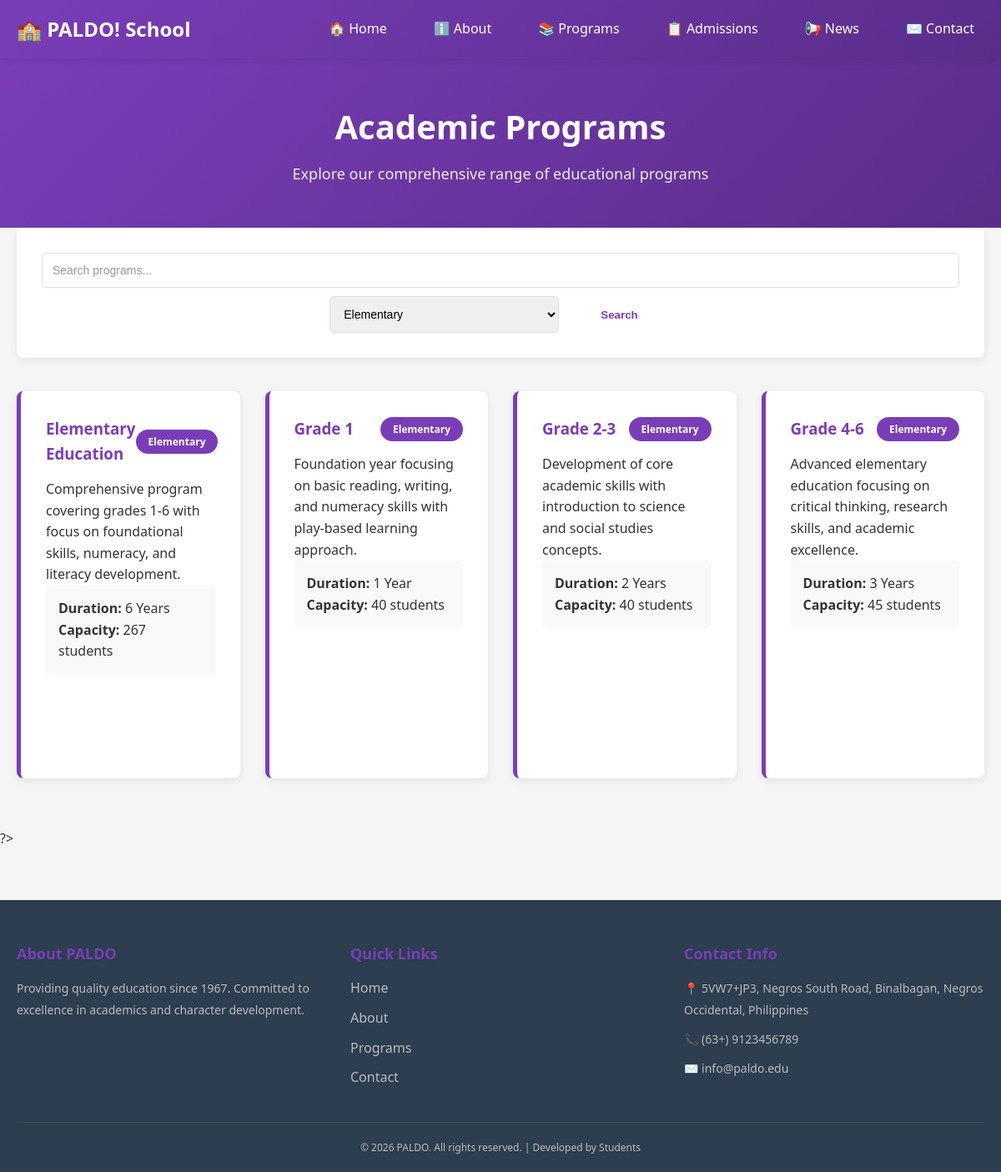
/programs.php?filter=Elementary, run on the app's committed database.
### tables this page shows
CREATE TABLE `programs` (
  `id` int(11) NOT NULL,
  `name` varchar(150) NOT NULL,
  `description` text DEFAULT NULL,
  `duration` varchar(50) DEFAULT NULL,
  `level` varchar(50) DEFAULT NULL,
  `created_at` timestamp NOT NULL DEFAULT current_timestamp(),
  `capacity` int(50) NOT NULL
);

### programs.php (the view, shortened to what this page needs)
<?php
include 'includes/db_connect.php';
$search = isset($_GET['search']) ? $_GET['search'] : '';
$filter = isset($_GET['filter']) ? $_GET['filter'] : '';
$query = "SELECT * FROM programs WHERE 1=1";
if (!empty($filter)) {
    $filter_safe = $conn->real_escape_string($filter);
    $query .= " AND level = '$filter_safe'";
}
$result = $conn->query($query);
?>
<!DOCTYPE html>
<html>
<head>
    <link rel="stylesheet" href="css/style.css">
</head>
<body>
<?php include 'includes/navbar.php'; ?>
<section class="page-header">
    <div class="container">
        <h1>Academic Programs</h1>
        <p>Explore our comprehensive range of educational programs</p>
    </div>
</section>
<div class="container">
<section class="search-section">
    <form method="GET" class="search-form">
        <input type="text" name="search" placeholder="Search programs..." value="<?php echo htmlspecialchars($search); ?>" class="inp">
        <select name="filter" class="inp" style="width: 25%;">
            <option value="Elementary" <?php echo $filter === 'Elementary' ? 'selected' : ''; ?>>Elementary</option>
        </select>
        <button type="submit" class="btn btn-primary">Search</button>
    </form>
</section>
<section class="programs-section">
    <div class="programs-grid">
        <?php
        if ($result->num_rows > 0) {
            while ($row = $result->fetch_assoc()) {
                echo "
                <div class='program-card-full'>
                    <div class='program-header'>
                        <h3>" . htmlspecialchars($row['name']) . "</h3>
                        <span class='level-badge'>" . $row['level'] . "</span>
                    </div>
                    <p>" . htmlspecialchars($row['description']) . "</p>
                    <div class='program-details'>
                        <p><strong>Duration:</strong> " . $row['duration'] . "</p>
                        <p><strong>Capacity:</strong> " . $row['capacity'] . " students</p>
                    </div>
                    <a href='/school-website/admissions.php' class='btn btn-secondary'>Apply for this Program</a>
                </div>
                ";
            }
        } else {
            echo "<p style='text-align: center; grid-column: 1/-1;'>No programs found.</p>";
        }
        ?>
    </div>
</section>
</div>
<?php include 'includes/footer.php'; ?>
</body>
</html>

### css/style.css (style rules this page uses)
* { margin: 0; padding: 0; box-sizing: border-box; }
body { font-family: 'Segoe UI', Tahoma, Geneva, Verdana, sans-serif; color: #333; background-color: #f5f5f5; line-height: 1.6; }
.container { max-width: 1200px; margin: 0 auto; padding: 0 20px; }
.btn { display: inline-block; padding: 12px 30px; border-radius: 6px; text-decoration: none; font-weight: 600; transition: all 0.3s ease; border: none; cursor: pointer; margin: 0 10px; }
.btn-primary { background: #fff; color: #7a3db8; }
.btn-secondary { background: transparent; color: white; border: 2px solid white; }
.programs-grid { display: grid; grid-template-columns: repeat(auto-fit, minmax(280px, 1fr)); gap: 30px; }
.program-card-full { background: white; padding: 30px; border-radius: 8px; margin-bottom: 20px; border-left: 5px solid #7a3db8; box-shadow: 0 3px 10px rgba(0, 0, 0, 0.08); }
.program-header { display: flex; justify-content: space-between; align-items: center; margin-bottom: 15px; }
.program-header h3 { color: #7a3db8; }
.level-badge { background: #7a3db8; color: white; padding: 5px 15px; border-radius: 20px; font-size: 12px; font-weight: bold; }
.program-details { background: #f9f9f9; padding: 15px; border-radius: 6px; margin-bottom: 15px; }
.page-header { background: linear-gradient(135deg, #7a3db8 0%, #5a2d8a 100%); color: white; padding: 50px 20px; text-align: center; }
.page-header h1 { font-size: 40px; margin-bottom: 10px; }
.page-header p { font-size: 18px; opacity: 0.9; }
.search-section { background: white; padding: 30px; border-radius: 8px; margin-bottom: 40px; box-shadow: 0 3px 10px rgba(0, 0, 0, 0.08); }
.search-form { display: flex; gap: 10px; flex-wrap: wrap; justify-content: center; }
.inp { padding: 12px; width: 100%; border-radius: 6px; border: 1px solid #ddd; font-size: 14px; transition: all 0.3s ease; font-family: Arial, sans-serif; }
.inp::placeholder { color: #999; }
.facilities-grid, .programs-grid { display: grid; grid-template-columns: repeat(auto-fit, minmax(250px, 1fr)); gap: 30px; margin: 40px 0; }

### data on the page
programs: name "Elementary Education", level "Elementary", description "Comprehensive program covering grades 1-6 with focus on foundational skills, numeracy, and literacy development.", duration "6 Years", capacity "267"
programs: name "Grade 1", level "Elementary", description "Foundation year focusing on basic reading, writing, and numeracy skills with play-based learning approach.", duration "1 Year", capacity "40"
programs: name "Grade 2-3", level "Elementary", description "Development of core academic skills with introduction to science and social studies concepts.", duration "2 Years", capacity "40"
programs: name "Grade 4-6", level "Elementary", description "Advanced elementary education focusing on critical thinking, research skills, and academic excellence.", duration "3 Years", capacity "45"
